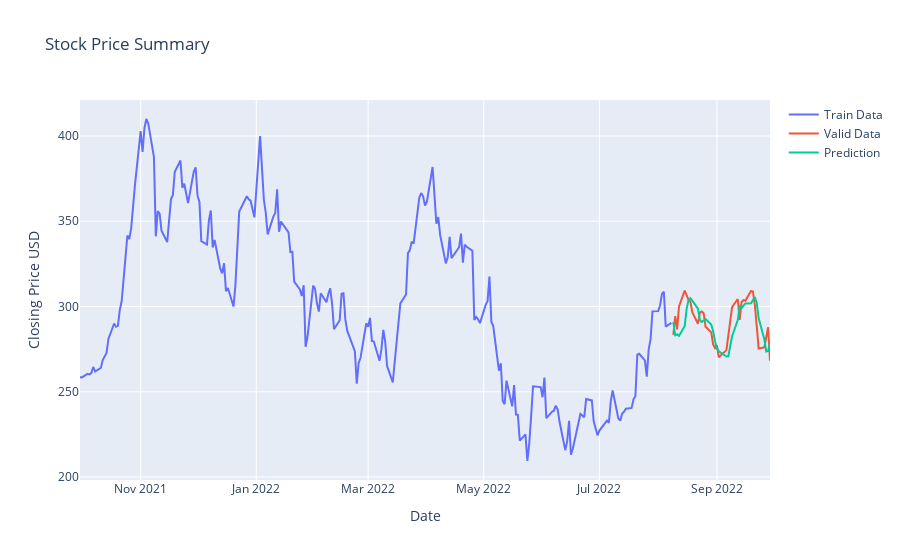

Here is the notebook cell this chart was saved with:
### Code cell
fig = go.Figure()
fig.add_trace(
    go.Scatter(x=train_df.index, y=train_df["Close"], mode="lines", name="Train Data")
)
fig.add_trace(
    go.Scatter(x=valid_df.index, y=valid_df["Close"], mode="lines", name="Valid Data")
)
fig.add_trace(
    go.Scatter(
        x=valid_df.index, y=valid_df["Predictions"], mode="lines", name="Prediction"
    )
)

fig.update_layout(
    xaxis=dict(title="Date"),
    yaxis=dict(title="Closing Price USD"),
    title="Stock Price Summary",
)

fig.show()
